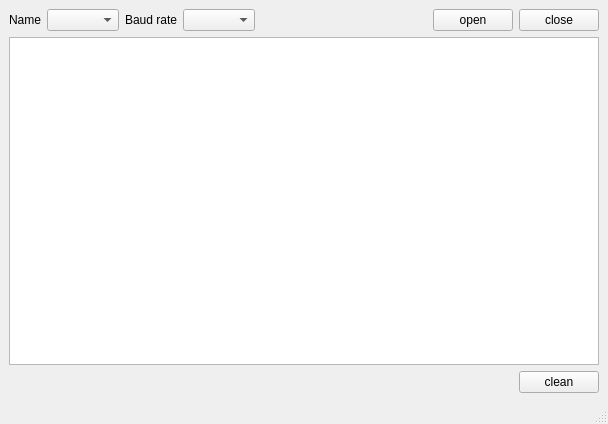
<?xml version="1.0" encoding="UTF-8"?>
<ui version="4.0">
 <class>MainWindow</class>
 <widget class="QMainWindow" name="MainWindow">
  <property name="geometry">
   <rect>
    <x>0</x>
    <y>0</y>
    <width>608</width>
    <height>424</height>
   </rect>
  </property>
  <property name="windowTitle">
   <string>mugi-serial</string>
  </property>
  <widget class="QWidget" name="centralwidget">
   <layout class="QVBoxLayout" name="verticalLayout">
    <item>
     <layout class="QHBoxLayout" name="horizontalLayout">
      <item>
       <widget class="QLabel" name="label">
        <property name="text">
         <string>Name</string>
        </property>
       </widget>
      </item>
      <item>
       <widget class="QComboBox" name="name"/>
      </item>
      <item>
       <widget class="QLabel" name="label_2">
        <property name="text">
         <string>Baud rate</string>
        </property>
       </widget>
      </item>
      <item>
       <widget class="QComboBox" name="baudRate"/>
      </item>
      <item>
       <spacer name="horizontalSpacer">
        <property name="orientation">
         <enum>Qt::Horizontal</enum>
        </property>
        <property name="sizeHint" stdset="0">
         <size>
          <width>40</width>
          <height>20</height>
         </size>
        </property>
       </spacer>
      </item>
      <item>
       <widget class="QPushButton" name="open">
        <property name="text">
         <string>open</string>
        </property>
       </widget>
      </item>
      <item>
       <widget class="QPushButton" name="close">
        <property name="text">
         <string>close</string>
        </property>
       </widget>
      </item>
     </layout>
    </item>
    <item>
     <widget class="QPlainTextEdit" name="log"/>
    </item>
    <item>
     <layout class="QHBoxLayout" name="horizontalLayout_2">
      <item>
       <spacer name="horizontalSpacer_2">
        <property name="orientation">
         <enum>Qt::Horizontal</enum>
        </property>
        <property name="sizeHint" stdset="0">
         <size>
          <width>40</width>
          <height>20</height>
         </size>
        </property>
       </spacer>
      </item>
      <item>
       <widget class="QPushButton" name="clean">
        <property name="text">
         <string>clean</string>
        </property>
       </widget>
      </item>
     </layout>
    </item>
   </layout>
  </widget>
  <widget class="QMenuBar" name="menubar">
   <property name="geometry">
    <rect>
     <x>0</x>
     <y>0</y>
     <width>608</width>
     <height>22</height>
    </rect>
   </property>
  </widget>
  <widget class="QStatusBar" name="statusbar"/>
 </widget>
 <resources/>
 <connections/>
</ui>
